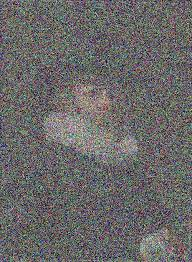
#> input picture Day-5/PART-1/Blur/blur1.jpg, 192 x 262 px
$ python Blur.py
#> lines starting #> are read from the running program, lines starting #| are printed output that depends on the picture
import cv2
import matplotlib.pyplot as plt

img=cv2.imread("blur1.jpg")
#> img is the input picture: shape (262, 192, 3); mean B, G, R 104.3, 104.5, 106.1
blur= cv2.blur(img,(15,15))
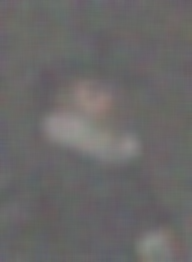
#> blur: shape (262, 192, 3); mean B, G, R 104.3, 104.5, 106.1

plt.imshow(cv2.cvtColor(img,cv2.COLOR_BGR2RGB))
plt.show()
